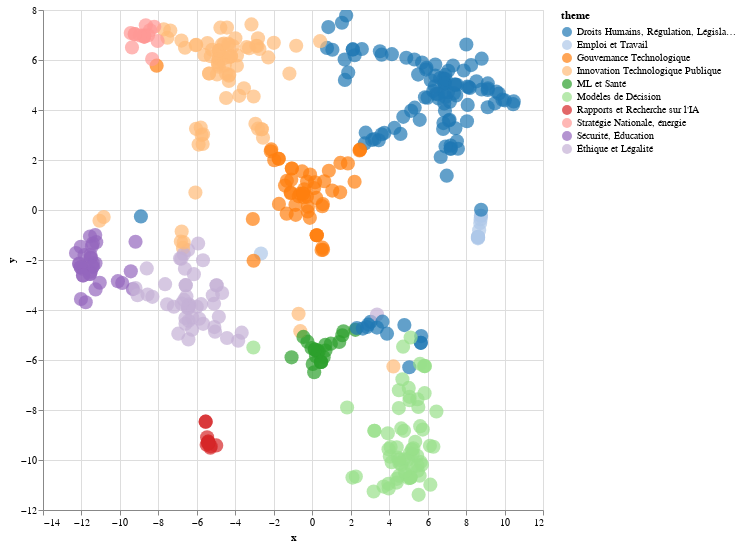

Notebook code cell kept with this figure:
### Code cell
# Liste des titres des thèmes
theme_titles = [
    "Modèles de Décision",
    "Rapports et Recherche sur l'IA",
    "ML et Santé",
    "Innovation Technologique Publique",
    "Droits Humains, Régulation, Législation Européenne",
    "Éthique et Légalité",
    "Gouvernance Technologique",
    "Stratégie Nationale, énergie",
    "Sécurité, Éducation",
    "Emploi et Travail"
]

# Mappez les indices des topics aux titres
data_th = pd.DataFrame({
    'x': docs_tsne_th[:, 0],
    'y': docs_tsne_th[:, 1],
    'theme': [theme_titles[t] for t in dominant_topics]  # Remplace les indices par les titres
})

# Visualisation avec Altair
alt.data_transformers.disable_max_rows()
alt.Chart(data_th).mark_circle(size=200).encode(
    x="x", 
    y="y", 
    color=alt.Color('theme:N', scale=alt.Scale(scheme='category20')),  # Groupement par titre
    tooltip=['theme']  # Affiche les titres dans le tooltip
).interactive().properties(
    width=500,
    height=500
)

### Figure 1 — Vega-Lite specification as saved in the notebook (floating-point values rounded to 4 significant figures; data arrays with more than 128 entries replaced by an {"elided": "..."} marker saying what was removed)
{"config": {"view": {"continuousWidth": 300, "continuousHeight": 300}}, "data": {"name": "data-ab259d9451d94916fbc5018ac3f5d5d7"}, "mark": {"type": "circle", "size": 200}, "encoding": {"color": {"field": "theme", "scale": {"scheme": "category20"}, "type": "nominal"}, "tooltip": [{"field": "theme", "type": "nominal"}], "x": {"field": "x", "type": "quantitative"}, "y": {"field": "y", "type": "quantitative"}}, "height": 500, "params": [{"name": "param_6", "select": {"type": "interval", "encodings": ["x", "y"]}, "bind": "scales"}], "width": 500, "$schema": "https://vega.github.io/schema/vega-lite/v5.20.1.json", "datasets": {"data-ab259d9451d94916fbc5018ac3f5d5d7": {"elided": "457 records"}}}
